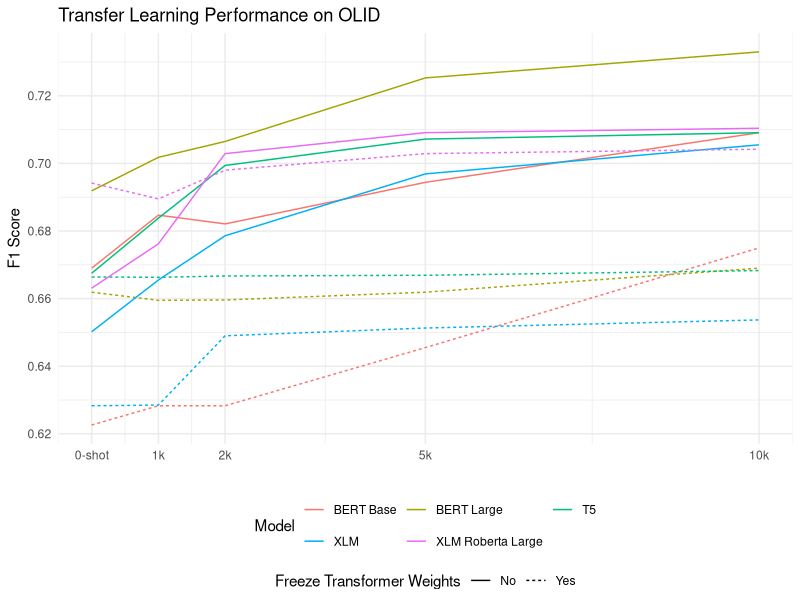
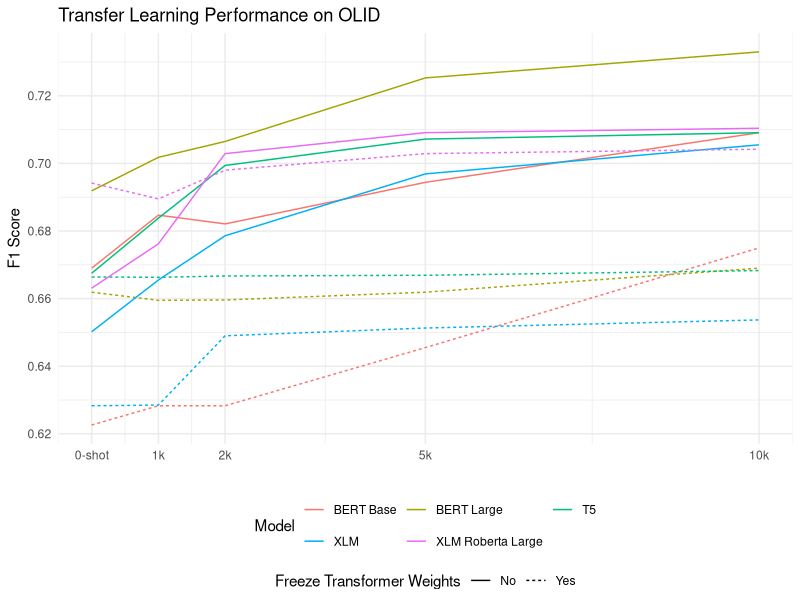

Reproduce these figures in R, in order.
library(readxl)
library(tidyverse)
setwd('Documents/Berkeley/W266/final project/')
Results <- read_excel("Results.xlsx", sheet = "table 3")

as.tbl(Results) %>% gather(key = 'key', value = 'value', `OLID 0-shot`:`OLID 0-shot 10k`) %>%
  mutate(size = ifelse(key == 'OLID 0-shot', 0, 
                       ifelse(key == 'OLID 0-shot 1k', 1000,
                              ifelse(key == 'OLID 0-shot 2k', 2000,
                                     ifelse(key == 'OLID 0-shot 5k', 5000, 10000))))) %>% 
  mutate(g = paste(Model, Freeze)) %>%
  mutate(key = factor(key, 
                         levels = c('OLID 0-shot', 'OLID 0-shot 1k','OLID 0-shot 2k' ,
                                    'OLID 0-shot 5k', 'OLID 0-shot 10k'))) %>%
  ggplot(aes(x = size, y = value, colour = Model, lty = Freeze,
             group = g)) + geom_line() + 
  scale_x_continuous(breaks = c(0, 1000, 2000, 5000, 10000), labels = c('0-shot', '1k', '2k', '5k', '10k')) + 
  labs(x = '', y = 'F1 Score', lty = 'Freeze Transformer Weights', 
       title = 'Transfer Learning Performance on OLID') + 
  theme_minimal() + theme(legend.position = 'bottom', legend.box="vertical", legend.margin=margin()) +
  guides(colour=guide_legend(nrow=2,byrow=TRUE))

ggsave(file = 'transfer_learning_performance_nominal.png', width = 4, height = 4, units = 'in')
